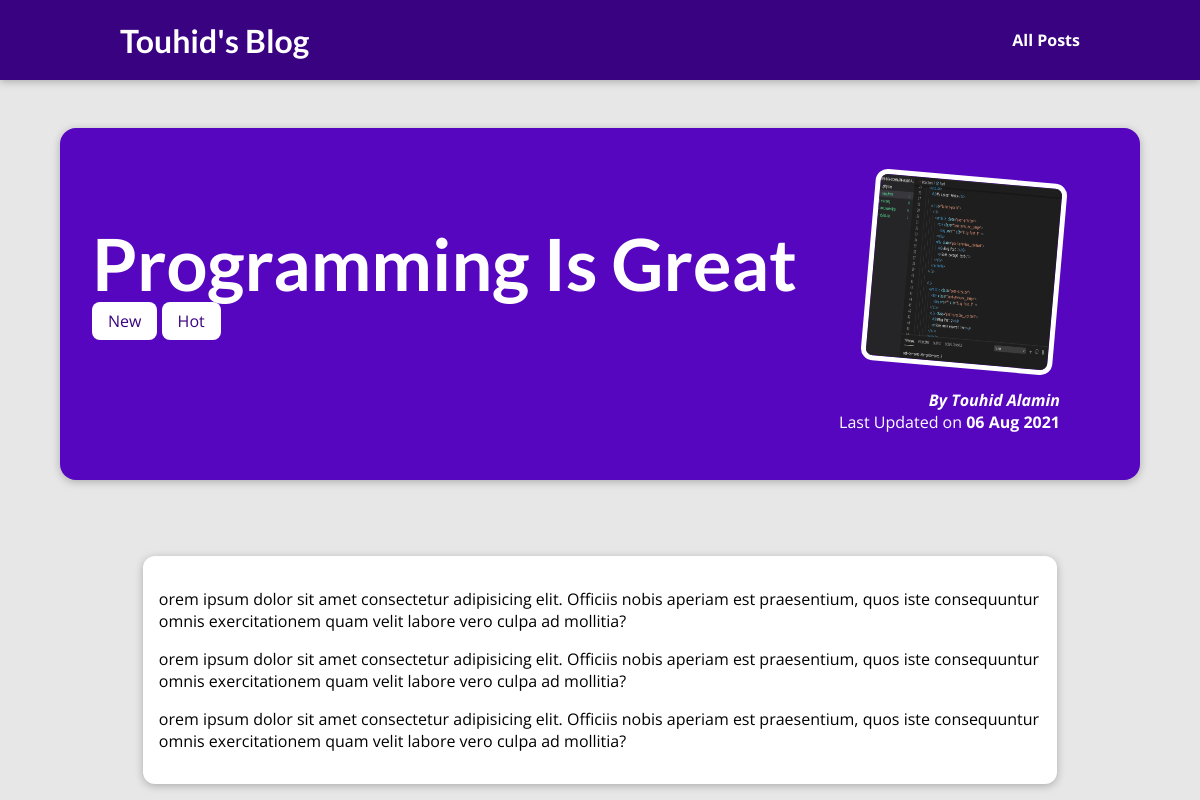
The page /posts/programming-is-great on the database its author committed.
### blog/models.py (models this page shows, shortened)
class Post(models.Model):
    title = models.CharField(max_length=150)
    excerpt = models.CharField(max_length=200)
    image_name = models.CharField(max_length=100)
    date = models.DateField(auto_now=True)
    slug = models.SlugField(unique=True, db_index=True)
    content = models.TextField(validators=[MinLengthValidator(10)])
    author = models.ForeignKey(Author, on_delete=models.SET_NULL, related_name="posts", null=True)
    tag = models.ManyToManyField(Tag)

class Tag(models.Model):
    caption = models.CharField(max_length=20)

class Author(models.Model):
    first_name = models.CharField(max_length=100)
    last_name = models.CharField(max_length=100)
    email = models.EmailField()
    def full_name(self):
        return f"{self.first_name} {self.last_name}"
    def __str__(self):
        return self.full_name()

### blog/views.py (the view)
# urls.py: path("posts/<slug:slug>", views.post_details, name="posts_detail-page")  # /posts/my-first-post
def post_details(request, slug):
    identified_post = get_object_or_404(Post, slug=slug)
    return render(request, "blog/post-details.html",
                  {
                      "post": identified_post,
                      "post_tags": identified_post.tag.all()
                  })

### blog/templates/blog/post-details.html (shortened to what this page needs)
{% extends "base.html" %}
{% load static %}
{% block css_files %}
    <link rel="stylesheet" href="{% static "blog/post-datils.css" %}" >
{% endblock %}
{% block content %}
    <section id="summary">
        <h2>{{ post.title }}</h2>
        <div>
            {% for tag in post_tags %}
                <span class="tag">{{ tag.caption }}</span>
            {% endfor %}
        </div>
        <article>
            <img src="{% static "blog/images/"|add:post.image_name %}" alt="Post titel"/>
            <address>By <a href="mailto:{{ post.author.email }}">{{ post.author }}</a></address>
            <div>
                Last Updated on
                <time>{{ post.date |date:"d M Y" }}</time>
            </div>
        </article>
        <main>
            {{ post.content|linebreaks }}
        </main>
    </section>
{% endblock %}

### templates/base.html (shortened to what this page needs)
{% load static %}
<!DOCTYPE html>
<html lang="en">
<head>
    <link rel="stylesheet" href="{% static "app.css" %}">
    {% block css_files %} {% endblock %}
</head>
<body>
<header id="main-navigation">
    <h1><a href="{% url "starting_page" %}">Touhid's Blog</a></h1>
    <nav>
        <a href="{% url "posts_detail" %}">All Posts</a>
    </nav>
</header>
{% block content %} {% endblock %}
</body>
</html>

### static/app.css (style rules this page uses)
#main-navigation { width: 100%; height: 5rem; display: flex; justify-content: space-between; align-items: center; padding: 0 10%; position: absolute; top: 0; left: 0; }
#main-navigation a { text-decoration: none; color: white; font-weight: bold; }
* { box-sizing: border-box; }
html { font-family: 'Open Sans', 'Lato', sans-serif; }
body { margin: 0; }
h1, h2, h3 { font-family: 'Lato', sans-serif; font-weight: bold; }

### blog/static/blog/post-datils.css (style rules this page uses)
body { background-color: #e7e7e7; }
#main-navigation { background-color: #390281; box-shadow: 0 2px 8px rgba(0, 0, 0, 0.25); }
#summary { margin: 8rem auto 3rem auto; padding: 2rem; width: 90%; max-width: 90rem; border-radius: 16px; background-color: #5706c0; position: relative; box-shadow: 0 2px 8px rgba(0, 0, 0, 0.25); height: 22rem; }
#summary h2 { color: white; font-size: 4.5rem; margin-bottom: 0.25rem; }
#summary article { position: absolute; top: 2rem; right: 3rem; padding: 1rem 2rem; border-radius: 12px; text-align: right; color: white; }
#summary article img { width: 12rem; height: 12rem; border-radius: 12px; transform: rotateZ(5deg); border: 5px solid white; margin-bottom: 1rem; }
#summary address { font-weight: bold; }
#summary a { color: white; text-decoration: none; }
#summary time { font-weight: bold; }
main { width: 90%; max-width: 90rem; margin: 14rem auto; background-color: white; padding: 1rem; border-radius: 12px; box-shadow: 0 2px 8px rgba(0, 0, 0, 0.25); }
.tag { background-color: white; color: #390281; padding : 0.5rem 1rem; border-radius: 8px; }

### rows shown on the page
Post: title "Programming Is Great", image_name (picture), author "Touhid Alamin", date "06 Aug 2021", content "orem ipsum dolor sit amet consectetur adipisicing elit. Officiis nobis aperiam est praesentium, quos iste consequuntur omnis exercitationem quam velit labore vero culpa ad mollitia? orem ipsum dolor sit amet consectetur adipisicing elit. Officiis nobis aperiam est praesentium, quos iste consequuntur omnis exercitationem quam velit labore vero culpa ad mollitia? orem ipsum dolor sit amet consectetur adipisicing elit. Officiis nobis aperiam est praesentium, quos iste consequuntur omnis exercitationem quam velit labore vero culpa ad mollitia?"
Tag: caption "New"
Tag: caption "Hot"
